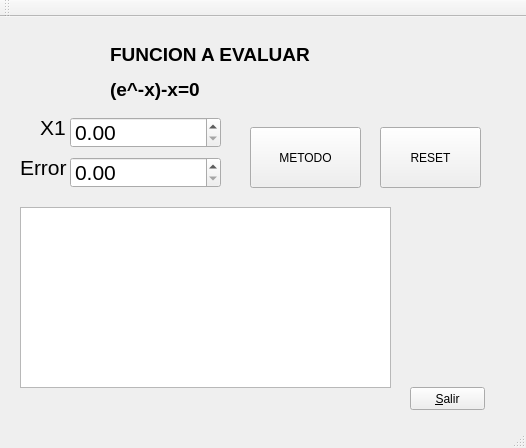
<?xml version="1.0" encoding="UTF-8"?>
<ui version="4.0">
 <class>MainWindow</class>
 <widget class="QMainWindow" name="MainWindow">
  <property name="geometry">
   <rect>
    <x>0</x>
    <y>0</y>
    <width>526</width>
    <height>448</height>
   </rect>
  </property>
  <property name="windowTitle">
   <string>MainWindow</string>
  </property>
  <widget class="QWidget" name="centralWidget">
   <widget class="QLabel" name="label">
    <property name="geometry">
     <rect>
      <x>40</x>
      <y>90</y>
      <width>31</width>
      <height>41</height>
     </rect>
    </property>
    <property name="text">
     <string>&lt;html&gt;&lt;head/&gt;&lt;body&gt;&lt;p&gt;&lt;span style=&quot; font-size:16pt;&quot;&gt;X1&lt;/span&gt;&lt;/p&gt;&lt;/body&gt;&lt;/html&gt;</string>
    </property>
   </widget>
   <widget class="QLabel" name="label_3">
    <property name="geometry">
     <rect>
      <x>20</x>
      <y>130</y>
      <width>51</width>
      <height>41</height>
     </rect>
    </property>
    <property name="text">
     <string>&lt;html&gt;&lt;head/&gt;&lt;body&gt;&lt;p&gt;&lt;span style=&quot; font-size:16pt;&quot;&gt;Error&lt;/span&gt;&lt;/p&gt;&lt;/body&gt;&lt;/html&gt;</string>
    </property>
   </widget>
   <widget class="QDoubleSpinBox" name="X1">
    <property name="geometry">
     <rect>
      <x>70</x>
      <y>100</y>
      <width>151</width>
      <height>31</height>
     </rect>
    </property>
    <property name="font">
     <font>
      <pointsize>16</pointsize>
     </font>
    </property>
   </widget>
   <widget class="QDoubleSpinBox" name="ERROR">
    <property name="geometry">
     <rect>
      <x>70</x>
      <y>140</y>
      <width>151</width>
      <height>31</height>
     </rect>
    </property>
    <property name="font">
     <font>
      <pointsize>16</pointsize>
     </font>
    </property>
   </widget>
   <widget class="QPushButton" name="METODO">
    <property name="geometry">
     <rect>
      <x>250</x>
      <y>110</y>
      <width>111</width>
      <height>61</height>
     </rect>
    </property>
    <property name="text">
     <string>METODO</string>
    </property>
   </widget>
   <widget class="QPushButton" name="RESET">
    <property name="geometry">
     <rect>
      <x>380</x>
      <y>110</y>
      <width>101</width>
      <height>61</height>
     </rect>
    </property>
    <property name="text">
     <string>RESET</string>
    </property>
   </widget>
   <widget class="QPushButton" name="SALIR">
    <property name="geometry">
     <rect>
      <x>410</x>
      <y>370</y>
      <width>75</width>
      <height>23</height>
     </rect>
    </property>
    <property name="text">
     <string>&amp;Salir</string>
    </property>
   </widget>
   <widget class="QTextEdit" name="TEXTO">
    <property name="geometry">
     <rect>
      <x>20</x>
      <y>190</y>
      <width>371</width>
      <height>181</height>
     </rect>
    </property>
   </widget>
   <widget class="QLabel" name="label_2">
    <property name="geometry">
     <rect>
      <x>110</x>
      <y>20</y>
      <width>211</width>
      <height>71</height>
     </rect>
    </property>
    <property name="text">
     <string>&lt;html&gt;&lt;head/&gt;&lt;body&gt;&lt;p&gt;&lt;span style=&quot; font-size:14pt; font-weight:600;&quot;&gt;FUNCION A EVALUAR &lt;/span&gt;&lt;/p&gt;&lt;p&gt;&lt;span style=&quot; font-size:14pt; font-weight:600;&quot;&gt;(e^-x)-x=0&lt;/span&gt;&lt;/p&gt;&lt;/body&gt;&lt;/html&gt;</string>
    </property>
   </widget>
  </widget>
  <widget class="QMenuBar" name="menuBar">
   <property name="geometry">
    <rect>
     <x>0</x>
     <y>0</y>
     <width>526</width>
     <height>21</height>
    </rect>
   </property>
  </widget>
  <widget class="QToolBar" name="mainToolBar">
   <attribute name="toolBarArea">
    <enum>TopToolBarArea</enum>
   </attribute>
   <attribute name="toolBarBreak">
    <bool>false</bool>
   </attribute>
  </widget>
  <widget class="QStatusBar" name="statusBar"/>
 </widget>
 <layoutdefault spacing="6" margin="11"/>
 <resources/>
 <connections>
  <connection>
   <sender>SALIR</sender>
   <signal>clicked()</signal>
   <receiver>MainWindow</receiver>
   <slot>close()</slot>
   <hints>
    <hint type="sourcelabel">
     <x>484</x>
     <y>405</y>
    </hint>
    <hint type="destinationlabel">
     <x>432</x>
     <y>465</y>
    </hint>
   </hints>
  </connection>
 </connections>
</ui>
